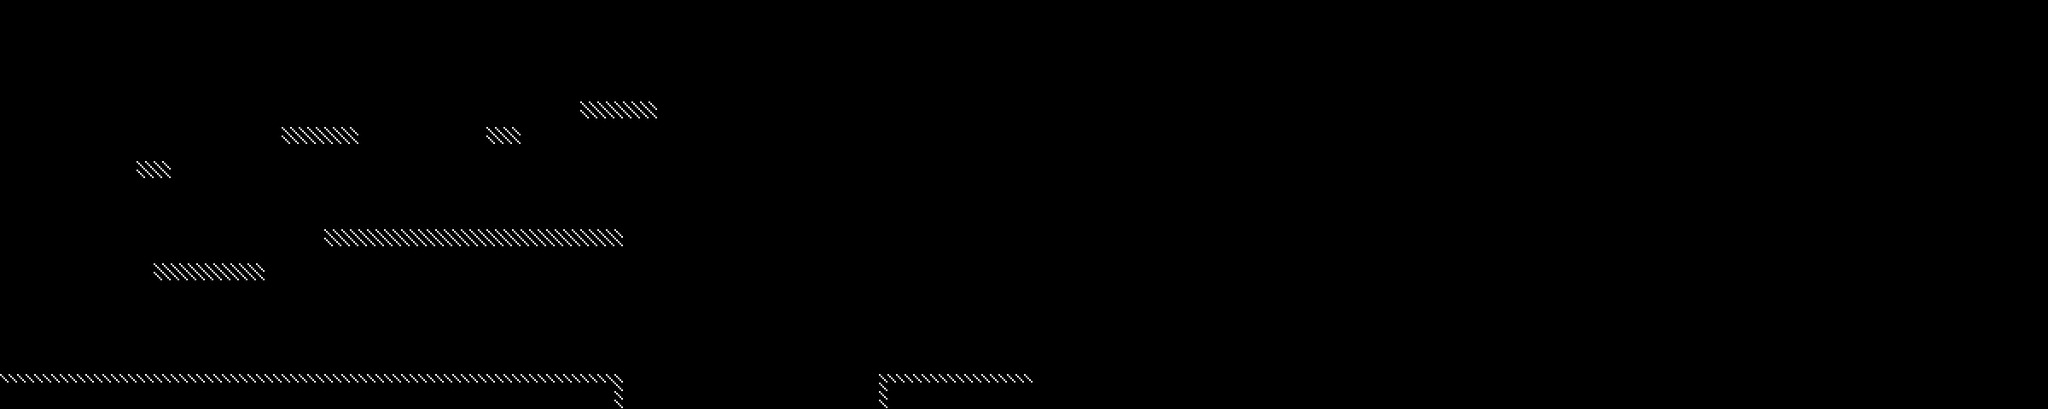

A level layout from a 2D game, rendered from its tile map. Below: a short description, then the map file with tile-grid data replaced by summaries:
An orthogonal 240x48 tile map with 10x10 px tiles, 1 tile layer (Tile Layer 1), 3 tilesets and 3 objects.

<map version="1.0" orientation="orthogonal" renderorder="right-down" width="240" height="48" tilewidth="10" tileheight="10" nextobjectid="11">
 <tileset firstgid="1" name="debug10x10" tilewidth="10" tileheight="10" tilecount="1" columns="1">
  <image source="../assets/graphics/debug/tile10x10.gif" width="10" height="10" />
 </tileset>
 <tileset firstgid="2" name="box" tilewidth="40" tileheight="40" tilecount="1" columns="1">
  <image source="../assets/graphics/debug/box.gif" width="40" height="40" />
 </tileset>
 <tileset firstgid="3" name="debug_door" tilewidth="50" tileheight="80" tilecount="6" columns="6">
  <image source="../assets/graphics/debug/door.gif" width="300" height="80" />
 </tileset>
 <layer name="Tile Layer 1" width="240" height="48" offsetx="0" offsety="-1">
  <data>[11520 cells, 245 non-empty, 1 distinct tile ids]</data>
 </layer>
 <objectgroup name="Object Layer Boxes">
  <object id="3" gid="2" x="727" y="120" width="40" height="40" />
  <object id="4" gid="2" x="476" y="268" width="40" height="40" />
 </objectgroup>
 <objectgroup name="Object Layer Door">
  <object id="9" gid="3" x="1158" y="438" width="50" height="80" />
 </objectgroup>
</map>
